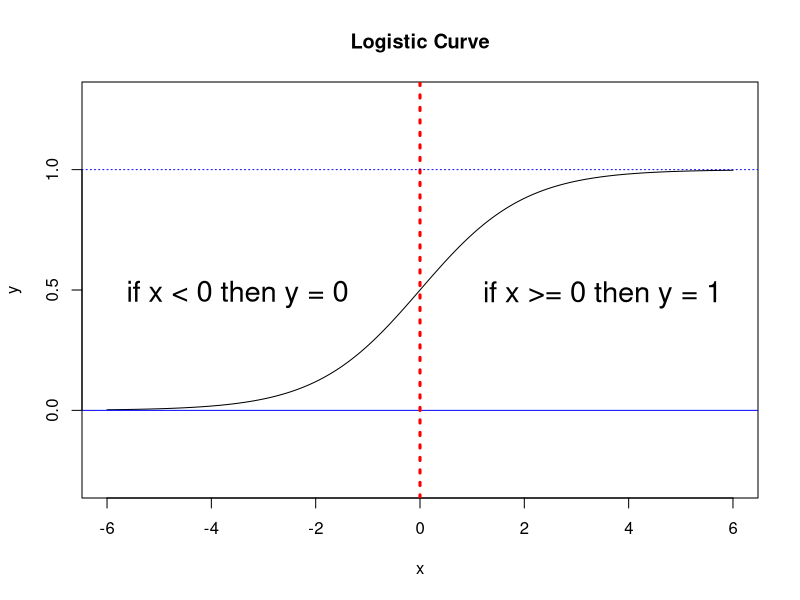

R code for this plot:
## ---- chunk 1
knitr::opts_chunk$set(cache = TRUE)
## ---- chunk 2
x <- seq(-6, 6, 0.05)
y <- 1 / (1 + exp(-x))

plot(x, y,
type = "l",
main = "Logistic Curve",
ylim = c(-0.3, 1.3))
abline(h = 0, col = "blue")
abline(v = 0, col = "red", lty = 3, lwd = 3)
abline(h = 1, col = "blue", lty = 3)
text(-3.5, 0.48, cex = 1.75, "if x < 0 then y = 0")
text(3.5, 0.48, cex = 1.75, "if x >= 0 then y = 1")
